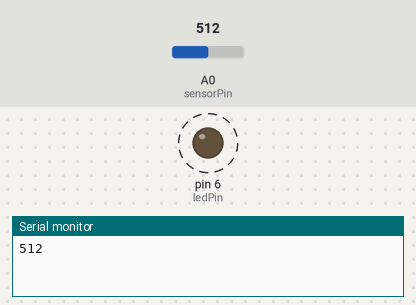
The sketch below on a simulated Arduino Uno, built with avr-gcc and run on an emulated ATmega328P. Parts: output pins drawn as LEDs (lit = HIGH), the last lines printed to the serial monitor. Dashed ring = blinking. The test bench sets the inputs (shaded band); at power-on: A0 (sensorPin) = 512.

Above: at 1.8 s.
1.9 s: A0 (sensorPin) set to 306
At 2.2 s:
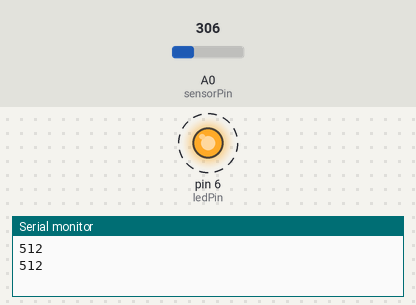
5.4 s: A0 (sensorPin) set to 122
At 5.56 s:
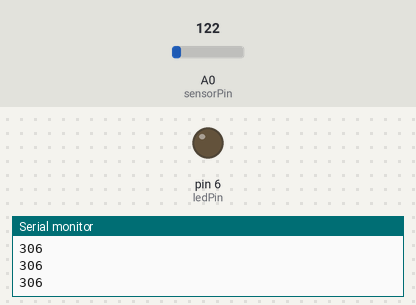
Timing chart, 0 to 14.9 s (numbered marks = the images above; inputs shaded):
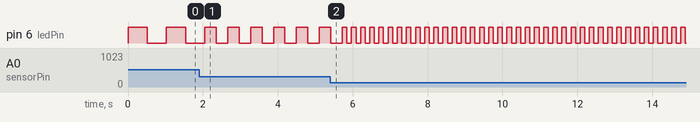

The sketch:

06.photoresistor.ino
```cpp
int sensorPin = A0;
int ledPin = 6;
int photoresistorValue = 0;

void setup() {
  Serial.begin(9600);
  pinMode(ledPin, OUTPUT);
}

void loop() {
  // Max value is 1024
  photoresistorValue = analogRead(sensorPin);
  digitalWrite(ledPin, HIGH);
  delay(photoresistorValue);
  digitalWrite(ledPin, LOW);
  delay(photoresistorValue);
  Serial.println(photoresistorValue);
}
```

Measured:
- after the input at 1.9 s, pin 6 (ledPin): alternates HIGH for 0.31 s and LOW for 0.31 s, starting after 0.46 s
- by itself, pin 6 (ledPin): alternates HIGH for 0.51 s and LOW for 0.51 s
